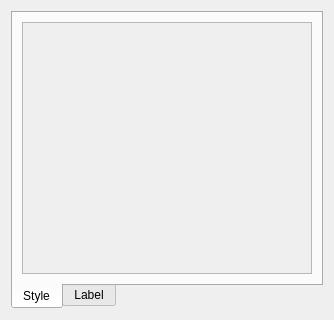
<?xml version="1.0" encoding="UTF-8"?>
<ui version="4.0">
 <class>frmComposerSpatialColumnEditor</class>
 <widget class="QWidget" name="frmComposerSpatialColumnEditor">
  <property name="geometry">
   <rect>
    <x>0</x>
    <y>0</y>
    <width>334</width>
    <height>320</height>
   </rect>
  </property>
  <property name="windowTitle">
   <string>Spatial Column Style Editor</string>
  </property>
  <layout class="QGridLayout" name="gridLayout">
   <item row="0" column="0">
    <widget class="QTabWidget" name="tabWidget">
     <property name="tabPosition">
      <enum>QTabWidget::South</enum>
     </property>
     <property name="currentIndex">
      <number>0</number>
     </property>
     <widget class="QWidget" name="style">
      <attribute name="title">
       <string>Style</string>
      </attribute>
      <layout class="QGridLayout" name="gridLayout_3">
       <item row="0" column="0">
        <widget class="QScrollArea" name="styleScrollArea">
         <property name="widgetResizable">
          <bool>true</bool>
         </property>
         <widget class="QWidget" name="scrollAreaWidgetContents">
          <property name="geometry">
           <rect>
            <x>0</x>
            <y>0</y>
            <width>290</width>
            <height>257</height>
           </rect>
          </property>
          <layout class="QGridLayout" name="gridLayout_5">
           <item row="0" column="0">
            <layout class="QGridLayout" name="styleLayout"/>
           </item>
          </layout>
         </widget>
        </widget>
       </item>
      </layout>
     </widget>
     <widget class="QWidget" name="label">
      <attribute name="title">
       <string>Label</string>
      </attribute>
      <layout class="QVBoxLayout" name="labelLayout">
       <property name="spacing">
        <number>10</number>
       </property>
       <property name="sizeConstraint">
        <enum>QLayout::SetDefaultConstraint</enum>
       </property>
       <property name="bottomMargin">
        <number>9</number>
       </property>
       <item>
        <widget class="QLabel" name="label_2">
         <property name="maximumSize">
          <size>
           <width>16777215</width>
           <height>30</height>
          </size>
         </property>
         <property name="text">
          <string>&lt;html&gt;&lt;head/&gt;&lt;body&gt;&lt;p&gt;Select the field whose value will be used to label the feature&lt;/p&gt;&lt;/body&gt;&lt;/html&gt;</string>
         </property>
         <property name="wordWrap">
          <bool>true</bool>
         </property>
        </widget>
       </item>
       <item>
        <widget class="QComboBox" name="cboLabelField">
         <property name="minimumSize">
          <size>
           <width>0</width>
           <height>30</height>
          </size>
         </property>
        </widget>
       </item>
      </layout>
     </widget>
    </widget>
   </item>
  </layout>
 </widget>
 <resources/>
 <connections/>
</ui>
